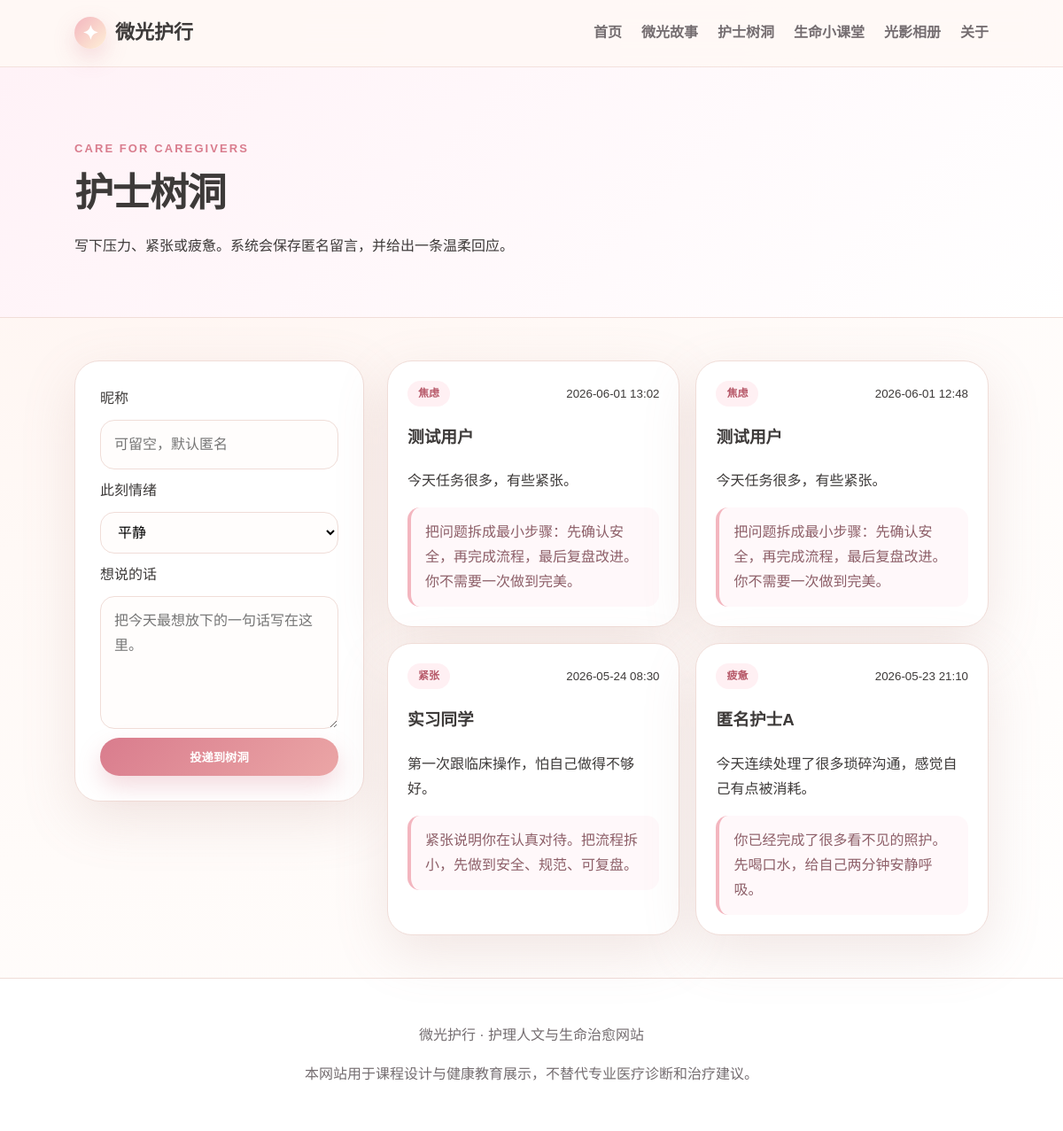
Page /treehole on the committed database.
### tables this page shows
CREATE TABLE messages (
                id INTEGER PRIMARY KEY AUTOINCREMENT,
                nickname TEXT NOT NULL,
                emotion TEXT NOT NULL,
                content TEXT NOT NULL,
                reply TEXT NOT NULL,
                created_at TEXT NOT NULL
            );

### app.py (the view, shortened to what this page needs)
@app.route("/treehole", methods=["GET", "POST"])
def treehole():
    messages = query_all("SELECT * FROM messages ORDER BY id DESC")
    return render_template("treehole.html", messages=messages)

### app.py (called while the page is built)
def get_db() -> sqlite3.Connection:
    if "db" not in g:
        DATA_DIR.mkdir(exist_ok=True)
        conn = sqlite3.connect(DB_PATH)
        conn.row_factory = sqlite3.Row
        g.db = conn
    return g.db

def query_all(sql: str, params: Iterable[object] = ()) -> list[sqlite3.Row]:
    return get_db().execute(sql, tuple(params)).fetchall()

### templates/treehole.html (shortened to what this page needs)
{% extends "base.html" %}
{% block content %}
<section class="page-hero compact pink">
  <p class="eyebrow">Care for Caregivers</p>
  <h1>护士树洞</h1>
  <p>写下压力、紧张或疲惫。系统会保存匿名留言，并给出一条温柔回应。</p>
</section>
<section class="section split-section reverse">
  <form class="form-card" method="post">
    <label>昵称</label>
    <input name="nickname" maxlength="16" placeholder="可留空，默认匿名">
    <label>此刻情绪</label>
    <select name="emotion">
      <option>平静</option><option>疲惫</option><option>焦虑</option><option>紧张</option><option>难过</option><option>委屈</option>
    </select>
    <label>想说的话</label>
    <textarea name="content" required maxlength="200" placeholder="把今天最想放下的一句话写在这里。"></textarea>
    <button class="btn primary" type="submit">投递到树洞</button>
  </form>
  <div class="message-wall">
    {% for msg in messages %}
    <article class="message-card">
      <div><span class="tag">{{ msg.emotion }}</span><small>{{ msg.created_at }}</small></div>
      <h3>{{ msg.nickname }}</h3>
      <p>{{ msg.content }}</p>
      <blockquote>{{ msg.reply }}</blockquote>
    </article>
    {% endfor %}
  </div>
</section>
{% endblock %}

### static/css/styles.css (style rules this page uses)
:root { --bg:#fff9f6;--paper:#ffffff;--ink:#3d3a39;--muted:#746d70;--rose:#f3b6bf;--rose-deep:#d97c8d;--mint:#b8ded3;--sage:#8fb7a7;--lav:#c8b9e8;--cream:#fff0d7;--line:#f0ddd8;--shadow:0 20px 60px rgba(174,126,119,.17) }
* { box-sizing:border-box }
body { margin:0;font-family:"Microsoft YaHei","PingFang SC",Arial,sans-serif;background:radial-gradient(circle at 10% 0%,#fff3ef 0,#fff9f6 38%,#fff 100%);color:var(--ink);line-height:1.75 }
.eyebrow { text-transform:uppercase;letter-spacing:.16em;color:var(--rose-deep);font-size:13px;font-weight:800 }
.hero h1,.page-hero h1 { font-size:52px;line-height:1.18;margin:10px 0 20px;letter-spacing:-1.5px }
.btn { display:inline-flex;align-items:center;justify-content:center;border:none;border-radius:999px;padding:12px 22px;text-decoration:none;font-weight:800;cursor:pointer;transition:.22s }
.btn.primary { background:linear-gradient(135deg,var(--rose-deep),#eba6a6);color:white;box-shadow:0 12px 26px rgba(217,124,141,.28) }
.section { padding:48px 7vw }
.module-card,.article-card,.story-card,.wide-card,.form-card,.message-card,.photo-card,.warm-panel { background:var(--paper);border:1px solid var(--line);border-radius:28px;box-shadow:var(--shadow) }
.split-section { display:grid;grid-template-columns:1.4fr .6fr;gap:26px;align-items:start }
.split-section.reverse { grid-template-columns:.65fr 1.35fr }
.tag { display:inline-flex;border-radius:999px;background:#fff0f3;color:#b75a6a;padding:4px 12px;font-size:12px;font-weight:800 }
.page-hero { padding:68px 7vw 50px;background:linear-gradient(135deg,#fff5f1,#fff);border-bottom:1px solid var(--line) }
.page-hero.compact h1 { font-size:44px }
.page-hero.pink { background:linear-gradient(135deg,#fff2f7,#fff) }
.form-card { padding:28px;display:grid;gap:10px }
.form-card input,.form-card select,.form-card textarea,.search-line input,.search-line select { width:100%;padding:13px 15px;border-radius:16px;border:1px solid var(--line);background:#fffdfc;font:inherit }
.form-card textarea { min-height:150px;resize:vertical }
.message-wall { display:grid;grid-template-columns:repeat(2,1fr);gap:18px }
.message-card { padding:22px }
.message-card>div { display:flex;justify-content:space-between;align-items:center }
.message-card blockquote { margin:16px 0 0;padding:14px 16px;border-left:4px solid var(--rose);background:#fff8fa;border-radius:14px;color:#8d5f68 }

### rows in the picture
messages: emotion "焦虑", created_at "2026-06-01 13:02", nickname "测试用户", content "今天任务很多，有些紧张。", reply "把问题拆成最小步骤：先确认安全，再完成流程，最后复盘改进。你不需要一次做到完美。"
messages: emotion "焦虑", created_at "2026-06-01 12:48", nickname "测试用户", content "今天任务很多，有些紧张。", reply "把问题拆成最小步骤：先确认安全，再完成流程，最后复盘改进。你不需要一次做到完美。"
messages: emotion "紧张", created_at "2026-05-24 08:30", nickname "实习同学", content "第一次跟临床操作，怕自己做得不够好。", reply "紧张说明你在认真对待。把流程拆小，先做到安全、规范、可复盘。"
messages: emotion "疲惫", created_at "2026-05-23 21:10", nickname "匿名护士A", content "今天连续处理了很多琐碎沟通，感觉自己有点被消耗。", reply "你已经完成了很多看不见的照护。先喝口水，给自己两分钟安静呼吸。"
